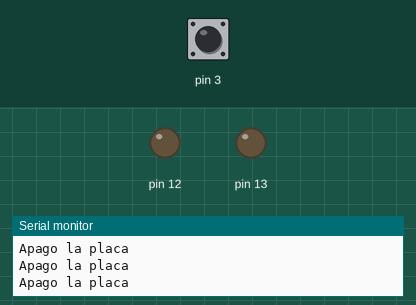
The sketch below on a simulated Arduino Uno, built with avr-gcc and run on an emulated ATmega328P. Parts: output pins drawn as LEDs (lit = HIGH), the last lines printed to the serial monitor. Dashed ring = blinking. Inputs (shaded band) come from the test bench; at power-on: pin 3 LOW.

Above: at 1.2 s.
1.3 s: pin 3 driven HIGH
At 2.2 s:
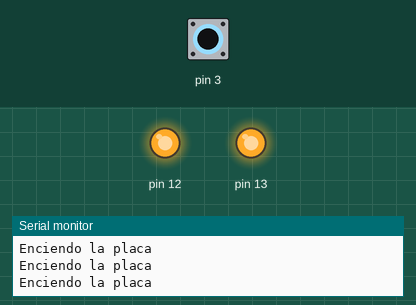
2.8 s: pin 3 pulsed LOW 5 times (0.12 s each, 0.3 s apart)
At 3.4 s:
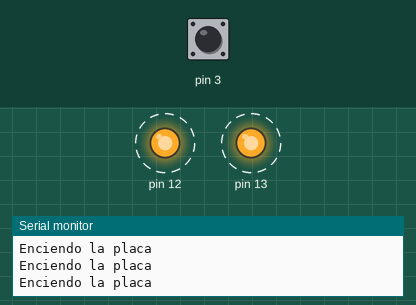
7.3 s: pin 3 pulsed LOW 5 times (0.12 s each, 0.3 s apart)
At 9.2 s:
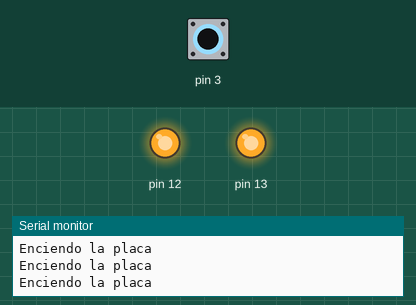
Timing chart, 0 to 10.7 s (numbered marks = the images above; inputs shaded):
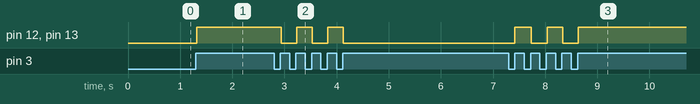

Measured:
- after the input at 1.3 s, pin 12, pin 13: LOW → HIGH at once
- after the input at 2.8 s, pin 12, pin 13: alternates HIGH for 0.30 s and LOW for 0.30 s, 5 changes in all, then stays LOW, starting after 0.13 s
- after the input at 7.3 s, pin 12, pin 13: alternates HIGH for 0.31 s and LOW for 0.30 s, 5 changes in all, then stays HIGH, starting after 0.12 s

The sketch:

sketch_sep12b.ino
```cpp
#define STATE_ON 1
#define STATE_OFF 2

int state = STATE_OFF;
int lecturaAnterior = 0;

void setup()
{
  Serial.begin(9600);

  pinMode(13, OUTPUT);
  pinMode(12, OUTPUT);
  pinMode(3, INPUT);
}

void loop()
{
  int lectura = digitalRead(3);

  if(lectura == HIGH && lecturaAnterior == 0)
  {
    if(state == STATE_OFF)
      state = STATE_ON;
    else
      state = STATE_OFF;
  }

  lecturaAnterior = lectura;

  switch(state)
  {
    case STATE_ON:
    on();
    break;
    case STATE_OFF:
    off();
    break;
  }
}

void on()
{
  digitalWrite(12,HIGH);
  digitalWrite(13,HIGH);
  Serial.print("Enciendo la placa \n");
}

void off()
{
  digitalWrite(12,LOW);
  digitalWrite(13,LOW);
  Serial.print("Apago la placa \n");
}
```
